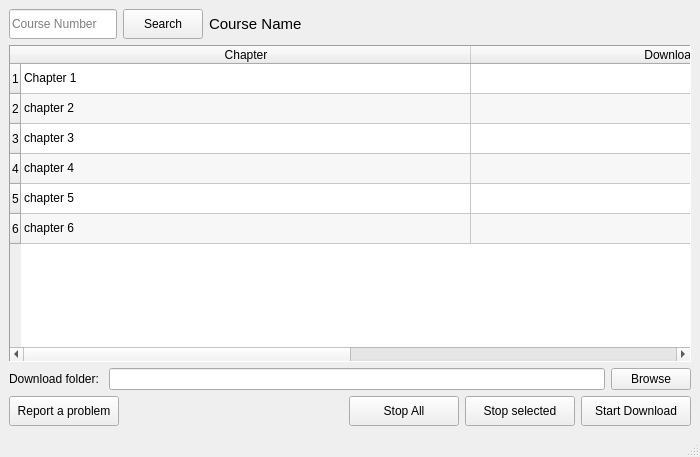
<?xml version="1.0" encoding="UTF-8"?>
<ui version="4.0">
 <class>MainWindow</class>
 <widget class="QMainWindow" name="MainWindow">
  <property name="geometry">
   <rect>
    <x>0</x>
    <y>0</y>
    <width>700</width>
    <height>457</height>
   </rect>
  </property>
  <property name="sizePolicy">
   <sizepolicy hsizetype="Expanding" vsizetype="Expanding">
    <horstretch>0</horstretch>
    <verstretch>0</verstretch>
   </sizepolicy>
  </property>
  <property name="minimumSize">
   <size>
    <width>700</width>
    <height>300</height>
   </size>
  </property>
  <property name="maximumSize">
   <size>
    <width>16777215</width>
    <height>16777215</height>
   </size>
  </property>
  <property name="windowTitle">
   <string>MainWindow</string>
  </property>
  <widget class="QWidget" name="centralwidget">
   <layout class="QGridLayout" name="gridLayout">
    <item row="0" column="0" rowspan="2" colspan="7">
     <layout class="QVBoxLayout" name="verticalLayout">
      <item>
       <layout class="QHBoxLayout" name="horizontalLayout_2">
        <item>
         <widget class="QLineEdit" name="courseNo">
          <property name="sizePolicy">
           <sizepolicy hsizetype="Preferred" vsizetype="Fixed">
            <horstretch>0</horstretch>
            <verstretch>0</verstretch>
           </sizepolicy>
          </property>
          <property name="minimumSize">
           <size>
            <width>0</width>
            <height>30</height>
           </size>
          </property>
          <property name="inputMask">
           <string/>
          </property>
          <property name="maxLength">
           <number>9</number>
          </property>
          <property name="placeholderText">
           <string>Course Number</string>
          </property>
         </widget>
        </item>
        <item>
         <widget class="QPushButton" name="searchBtn">
          <property name="minimumSize">
           <size>
            <width>0</width>
            <height>30</height>
           </size>
          </property>
          <property name="text">
           <string>Search</string>
          </property>
         </widget>
        </item>
        <item>
         <widget class="QLabel" name="courseNameLabel">
          <property name="sizePolicy">
           <sizepolicy hsizetype="Expanding" vsizetype="Fixed">
            <horstretch>0</horstretch>
            <verstretch>0</verstretch>
           </sizepolicy>
          </property>
          <property name="minimumSize">
           <size>
            <width>0</width>
            <height>30</height>
           </size>
          </property>
          <property name="font">
           <font>
            <pointsize>11</pointsize>
           </font>
          </property>
          <property name="text">
           <string>Course Name</string>
          </property>
         </widget>
        </item>
       </layout>
      </item>
      <item>
       <widget class="QTableWidget" name="chapterTable">
        <property name="minimumSize">
         <size>
          <width>300</width>
          <height>120</height>
         </size>
        </property>
        <property name="autoFillBackground">
         <bool>true</bool>
        </property>
        <property name="frameShape">
         <enum>QFrame::Panel</enum>
        </property>
        <property name="editTriggers">
         <set>QAbstractItemView::NoEditTriggers</set>
        </property>
        <property name="alternatingRowColors">
         <bool>true</bool>
        </property>
        <property name="selectionMode">
         <enum>QAbstractItemView::MultiSelection</enum>
        </property>
        <property name="selectionBehavior">
         <enum>QAbstractItemView::SelectItems</enum>
        </property>
        <property name="textElideMode">
         <enum>Qt::ElideNone</enum>
        </property>
        <attribute name="horizontalHeaderCascadingSectionResizes">
         <bool>false</bool>
        </attribute>
        <attribute name="horizontalHeaderDefaultSectionSize">
         <number>450</number>
        </attribute>
        <attribute name="horizontalHeaderStretchLastSection">
         <bool>true</bool>
        </attribute>
        <row>
         <property name="text">
          <string>1</string>
         </property>
        </row>
        <row>
         <property name="text">
          <string>2</string>
         </property>
        </row>
        <row>
         <property name="text">
          <string>3</string>
         </property>
        </row>
        <row>
         <property name="text">
          <string>4</string>
         </property>
        </row>
        <row>
         <property name="text">
          <string>5</string>
         </property>
        </row>
        <row>
         <property name="text">
          <string>6</string>
         </property>
        </row>
        <column>
         <property name="text">
          <string>Chapter</string>
         </property>
        </column>
        <column>
         <property name="text">
          <string>Download progress</string>
         </property>
        </column>
        <item row="0" column="0">
         <property name="text">
          <string>Chapter 1</string>
         </property>
        </item>
        <item row="1" column="0">
         <property name="text">
          <string>chapter 2</string>
         </property>
        </item>
        <item row="2" column="0">
         <property name="text">
          <string>chapter 3</string>
         </property>
        </item>
        <item row="3" column="0">
         <property name="text">
          <string>chapter 4</string>
         </property>
        </item>
        <item row="4" column="0">
         <property name="text">
          <string>chapter 5</string>
         </property>
        </item>
        <item row="5" column="0">
         <property name="text">
          <string>chapter 6</string>
         </property>
        </item>
       </widget>
      </item>
      <item>
       <layout class="QHBoxLayout" name="horizontalLayout_5">
        <item>
         <widget class="QLabel" name="folderLabel">
          <property name="text">
           <string>Download folder: </string>
          </property>
         </widget>
        </item>
        <item>
         <widget class="QLineEdit" name="folderLE"/>
        </item>
        <item>
         <widget class="QPushButton" name="folderBrowse">
          <property name="text">
           <string>Browse</string>
          </property>
         </widget>
        </item>
       </layout>
      </item>
      <item>
       <layout class="QHBoxLayout" name="horizontalLayout_3">
        <property name="sizeConstraint">
         <enum>QLayout::SetNoConstraint</enum>
        </property>
        <item>
         <widget class="QPushButton" name="reportBtn">
          <property name="sizePolicy">
           <sizepolicy hsizetype="Expanding" vsizetype="Fixed">
            <horstretch>0</horstretch>
            <verstretch>0</verstretch>
           </sizepolicy>
          </property>
          <property name="minimumSize">
           <size>
            <width>0</width>
            <height>30</height>
           </size>
          </property>
          <property name="maximumSize">
           <size>
            <width>110</width>
            <height>16777215</height>
           </size>
          </property>
          <property name="text">
           <string>Report a problem</string>
          </property>
         </widget>
        </item>
        <item>
         <spacer name="horizontalSpacer">
          <property name="orientation">
           <enum>Qt::Horizontal</enum>
          </property>
          <property name="sizeHint" stdset="0">
           <size>
            <width>40</width>
            <height>20</height>
           </size>
          </property>
         </spacer>
        </item>
        <item>
         <widget class="QPushButton" name="stopBtn">
          <property name="sizePolicy">
           <sizepolicy hsizetype="Expanding" vsizetype="Fixed">
            <horstretch>0</horstretch>
            <verstretch>0</verstretch>
           </sizepolicy>
          </property>
          <property name="minimumSize">
           <size>
            <width>0</width>
            <height>30</height>
           </size>
          </property>
          <property name="maximumSize">
           <size>
            <width>110</width>
            <height>16777215</height>
           </size>
          </property>
          <property name="autoFillBackground">
           <bool>false</bool>
          </property>
          <property name="text">
           <string>Stop All</string>
          </property>
         </widget>
        </item>
        <item>
         <widget class="QPushButton" name="stopSelectionBtn">
          <property name="sizePolicy">
           <sizepolicy hsizetype="Expanding" vsizetype="Fixed">
            <horstretch>0</horstretch>
            <verstretch>0</verstretch>
           </sizepolicy>
          </property>
          <property name="minimumSize">
           <size>
            <width>0</width>
            <height>30</height>
           </size>
          </property>
          <property name="maximumSize">
           <size>
            <width>110</width>
            <height>16777215</height>
           </size>
          </property>
          <property name="text">
           <string>Stop selected</string>
          </property>
         </widget>
        </item>
        <item>
         <widget class="QPushButton" name="downloadBtn">
          <property name="sizePolicy">
           <sizepolicy hsizetype="Expanding" vsizetype="Fixed">
            <horstretch>0</horstretch>
            <verstretch>0</verstretch>
           </sizepolicy>
          </property>
          <property name="minimumSize">
           <size>
            <width>0</width>
            <height>30</height>
           </size>
          </property>
          <property name="maximumSize">
           <size>
            <width>110</width>
            <height>16777215</height>
           </size>
          </property>
          <property name="text">
           <string>Start Download</string>
          </property>
         </widget>
        </item>
       </layout>
      </item>
     </layout>
    </item>
   </layout>
  </widget>
  <widget class="QStatusBar" name="statusbar"/>
 </widget>
 <resources/>
 <connections/>
</ui>
